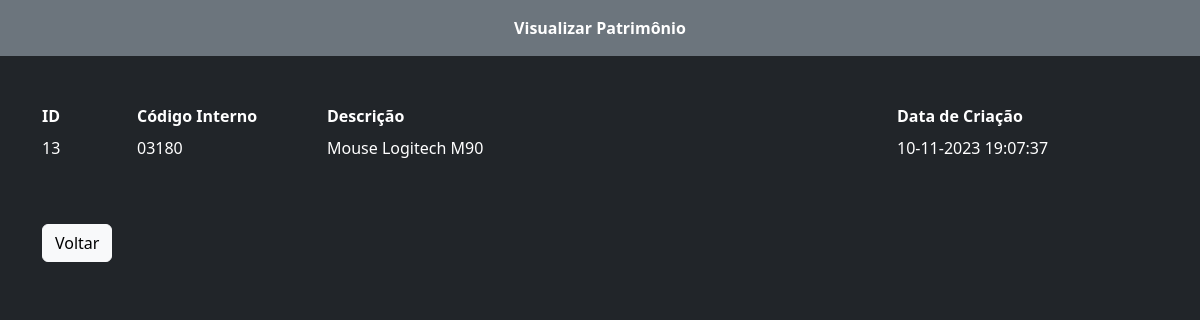
The page /Patrimonio/view-patrimonio-form.php?id=13 on the database its author committed.
### tables this page shows
CREATE TABLE patrimonio (
      id INTEGER PRIMARY KEY AUTOINCREMENT, 
      description TEXT, 
      internal_code TEXT,
      created_at time
    );

### Service/Database.php (called while the page is built, shortened)
<?php
class Database {
  private $dsn;
  private $pdo;
  public function __construct($dsn = null){
    if (empty($dsn)) {
      $this->dsn='sqlite:../database.sqlite';
    }
    $this->pdo = new PDO($this->dsn);
  }
  public function query($sql){
    return $this->pdo->query($sql);
  }
}
?>

### Patrimonio/view-patrimonio-form.php (the view, shortened to what this page needs)
<html>
  <head>
    <link href="https://cdn.jsdelivr.net/npm/bootstrap@5.3.1/dist/css/bootstrap.min.css" rel="stylesheet"
>
  </head>
  <body class="bg-dark text-white">
  <div class="container-fluid bg-secondary">
      <div class="container text-white">
            <div class="row py-3 mb-5">
                <div class="col d-flex justify-content-center align-items-center">
                  <strong>Visualizar Patrimônio</strong>
                </div>
            </div>
        </div>
    </div>
    <div class="container">
    <form action="update-patrimonio.php" method="get">
      <?php
      $id = $_GET['id'];
      require_once("../Service/Database.php");
      $db = new Database();
      $sql = "select distinct * from patrimonio where id = '$id'";
      $result = $db->query($sql);
      $data = $result->fetch();
    echo "<div class='row'>
    <div class='col-6 col-md-1 mb-3'>
      <div class='row'>
	      <div class='col-12 mb-2'>
		      <strong>ID</strong>
	      </div>
	      <div class='col-12'>
		      ".$data['id']."
	      </div>
      </div>
    </div>
    <div class='col-6 col-md-2 mb-3'>
      <div class='row'>
	      <div class='col-12 mb-2'>
		      <strong>Código Interno</strong>
	      </div>
	      <div class='col-12'>
		      ".$data['internal_code']."
	      </div>
      </div>
    </div>
    <div class='col-6 col-md-6 mb-3'>
      <div class='row'>
	      <div class='col-12 mb-2'>
		      <strong>Descrição</strong>
	      </div>
	      <div class='col-12'>
		      ".$data['description']."
	      </div>
      </div>
    </div>
    <div class='col-6 col-md-3 mb-3'>
      <div class='row'>
	      <div class='col-12 mb-2'>
		      <strong>Data de Criação</strong>
	      </div>
	      <div class='col-12'>
		      ".$data['created_at']."
	      </div>
      </div>
    </div>
  </div>";
  echo "<br><br>";
  echo "<a href='list-patrimonio.php' class='btn btn-light'>Voltar</a>";
       ?>
    </div>
  </body>
</html>

### rows shown on the page
patrimonio: id "13", internal_code "03180", description "Mouse Logitech M90", created_at "10-11-2023 19:07:37"
